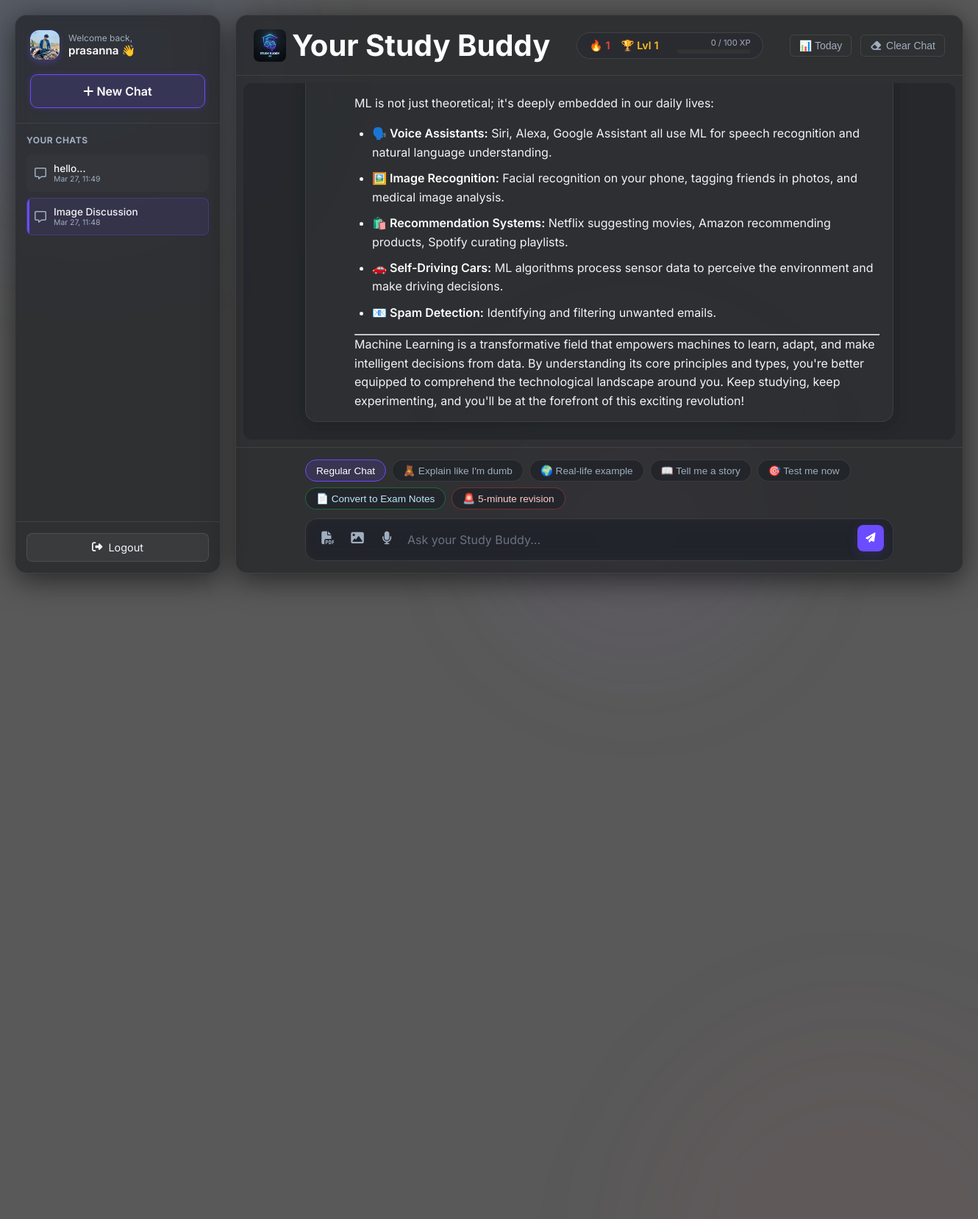
/c/16 (signed in), run on the app's committed database.
### app.py (models this page shows)
class Conversation(db.Model):
    id = db.Column(db.Integer, primary_key=True)
    user_id = db.Column(db.Integer, db.ForeignKey('user.id'), nullable=False)
    title = db.Column(db.String(200), default="New Chat")
    updated_at = db.Column(db.DateTime, default=datetime.utcnow)
    messages = db.relationship('Message', backref='conversation', cascade="all, delete-orphan", lazy=True)

class Message(db.Model):
    id = db.Column(db.Integer, primary_key=True)
    conversation_id = db.Column(db.Integer, db.ForeignKey('conversation.id'), nullable=False)
    user_input = db.Column(db.Text)
    bot_response = db.Column(db.Text)

### app.py (the view)
@app.route('/')
@app.route('/c/<int:convo_id>')
@login_required
def home(convo_id=None):
    user_id = session['user_id']
    username = session['username']
    conversations = Conversation.query.filter_by(user_id=user_id).order_by(Conversation.updated_at.desc()).all()
    active_convo = None
    chats = []
    if convo_id:
        active_convo = Conversation.query.filter_by(id=convo_id, user_id=user_id).first()
        if active_convo:
            chats = Message.query.filter_by(conversation_id=convo_id).all()
            session['current_convo_id'] = convo_id
    return render_template('base.html',
                         username=username,
                         conversations=conversations,
                         chats=chats,
                         active_convo_id=convo_id)

### app.py (called while the page is built)
def login_required(f):
    @wraps(f)
    def decorated_function(*args, **kwargs):
        if "user_id" not in session:
            return redirect(url_for('login'))
        return f(*args, **kwargs)
    return decorated_function

### templates/base.html (shortened to what this page needs)
<!DOCTYPE html>
<html lang="en">
<head>
    <link rel="stylesheet" href="https://cdnjs.cloudflare.com/ajax/libs/font-awesome/6.4.0/css/all.min.css">
    <link rel="stylesheet" href="https://cdnjs.cloudflare.com/ajax/libs/highlight.js/11.8.0/styles/atom-one-dark.min.css">
    <link rel="stylesheet" href="{{ url_for('static', filename='style.css') }}">
</head>
<body>
    <div class="orb orb-1" id="orb1"></div>
    <div class="orb orb-2" id="orb2"></div>
    <div class="orb orb-3" id="orb3"></div>
<div class="layout-container">
    <aside class="sidebar">
        <div class="sidebar-header">
            <div class="user-profile">
                <div class="user-avatar" id="user-avatar-btn" title="Change Profile Picture" onclick="document.getElementById('profile-upload').click()">
                   {% if session.get('avatar') %}
                       <img src="{{ url_for('static', filename='uploads/avatars/' + session.get('avatar')) }}" style="width:100%; height:100%; object-fit:cover; border-radius:12px; position: absolute; z-index: 1;">
                   {% else %}
                       <span style="position: absolute; z-index: 1;">{{ username[0].upper() if username else 'U' }}</span>
                   {% endif %}
                </div>
                <div class="user-details">
                    <span class="welcome-text">Welcome back,</span>
                    <span class="user-name">{{ username }} 👋</span>
                </div>
            </div>
            <a href="{{ url_for('new_chat') }}" class="btn-new-chat">
                <i class="fa-solid fa-plus"></i> New Chat
            </a>
        </div>
        <div class="sidebar-content">
            <h3 class="history-title">Your Chats</h3>
            <div class="conversation-list">
                {% for convo in conversations %}
                    <div class="convo-item {% if active_convo_id == convo.id %}active{% endif %}" data-id="{{ convo.id }}">
                        <a href="{{ url_for('home', convo_id=convo.id) }}" class="convo-link">
                            <i class="fa-regular fa-message"></i>
                            <div class="convo-text">
                                <span class="convo-title">{{ convo.title }}</span>
                                <span class="convo-time">{{ convo.updated_at.strftime('%b %d, %H:%M') }}</span>
                            </div>
                        </a>
                    </div>
                {% else %}
                    <div class="empty-history">
                        No recent chats. Start a new topic!
                    </div>
                {% endfor %}
            </div>
        </div>
        <div class="sidebar-footer">
            <a href="{{ url_for('logout') }}" class="btn-logout">
                <i class="fa-solid fa-right-from-bracket"></i> Logout
            </a>
        </div>
    </aside>
    <div class="app-container">
        <header class="app-header">
            <div class="header-left">
                <div class="logo-container">
                    <img src="{{ url_for('static', filename='logo.png') }}" alt="Study Buddy AI Logo" style="height: 44px; width: 44px; border-radius: 8px; object-fit: cover;">
                    <h1>Your Study Buddy</h1>
                </div>
            </div>
            <div class="header-stats">
                <div class="stat-badge streak-badge" title="Daily Streak">
                    🔥 <span id="streak-counter">0</span>
                </div>
                <div class="stat-badge level-badge" title="Current Level">
                    🏆 Lvl <span id="level-counter">1</span>
                </div>
                <div class="xp-container" title="Experience Points">
                    <div class="xp-text"><span id="xp-current">0</span> / <span id="xp-next">100</span> XP</div>
                    <div class="xp-bar-bg">
                    </div>
                </div>
            </div>
            <div class="header-right">
                <div class="progress-dropdown-container">
                    <button class="btn-progress" title="Today's Progress">
                        📊 Today
                    </button>
                </div>
                <button class="btn-clear" onclick="clearChat()" title="Start Fresh">
                    <i class="fa-solid fa-eraser"></i> Clear Chat
                </button>
            </div>
        </header>
        <main class="chat-container">
            <div class="chat-box" id="chat-box">
                {% for chat in chats %}
                    <div class="message-wrapper bot-wrapper" data-bot-msg-id="{{ chat.id }}">
                        <div class="message bot-message">
                            <div class="message-content markdown-body">{{ chat.bot_response | safe }}</div>
                        </div>
                    </div>
                {% endfor %}
            </div>
        </main>
        <footer class="input-container">
            <div class="mode-selector">
                <div class="mode-pills">
                    <button class="mode-pill active" data-mode="normal" onclick="setMode('normal')">Regular Chat</button>
                    <button class="mode-pill glow-hover" data-mode="eli5" onclick="setMode('eli5')">🧸 Explain like I'm dumb</button>
                    <button class="mode-pill glow-hover" data-mode="example" onclick="setMode('example')">🌍 Real-life example</button>
                    <button class="mode-pill glow-hover" data-mode="story" onclick="setMode('story')">📖 Tell me a story</button>
                    <button class="mode-pill glow-hover" data-mode="quiz" onclick="setMode('quiz')">🎯 Test me now</button>
                    <button class="mode-pill glow-hover focus-mode" data-mode="notes" onclick="setMode('notes')">📄 Convert to Exam Notes</button>
                    <button class="mode-pill glow-hover panic-mode" data-mode="5min" onclick="setMode('5min')">🚨 5-minute revision</button>
                </div>
            </div>
            <div class="input-wrapper">
                <div class="upload-buttons">
                    <label for="pdfFile" class="btn-upload btn-tooltip-container" title="Upload PDF">
                        <i class="fa-solid fa-file-pdf"></i>
                    </label>
                    <label for="imageFile" class="btn-upload btn-tooltip-container" title="Upload Image">
                        <i class="fa-solid fa-image"></i>
                    </label>
                    <button class="btn-upload btn-tooltip-container btn-voice" id="btn-voice" onclick="toggleVoice()" title="Dictate">
                        <i class="fa-solid fa-microphone"></i>
                    </button>
                </div>
                <textarea id="prompt" placeholder="Ask your Study Buddy..." rows="1" oninput="autoResize(this)" onkeydown="checkEnter(event)"></textarea>
                <button class="btn-send glow-hover" onclick="send()" title="Send Message">
                    <i class="fa-solid fa-paper-plane"></i>
                </button>
            </div>
        </footer>
    </div>
</div>
</body>
</html>

### data on the page
Conversation: title "hello...", updated_at "Mar 27, 11:49"
Conversation: title "Image Discussion", updated_at "Mar 27, 11:48"
Message: bot_response "ML is not just theoretical; it's deeply embedded in our daily lives: 🗣️ Voice Assistants: Siri, Alexa, Google Assistant all use ML for speech recognition and natural language understanding. 🖼️ Image Recognition: Facial recognition on your phone, tagging friends in photos, and medical image analysis. 🛍️ Recommendation Systems: Netflix suggesting movies, Amazon recommending products, Spotify curating playlists. 🚗 Self-Driving Cars: ML algorithms process sensor data to perceive the environment and make driving decisions. 📧 Spam Detection: Identifying and filtering unwanted emails. Machine Learning is a transformative field that empowers machines to learn, adapt, and make intelligent decisions…"

### other printed values
{{ username }} "prasanna"
